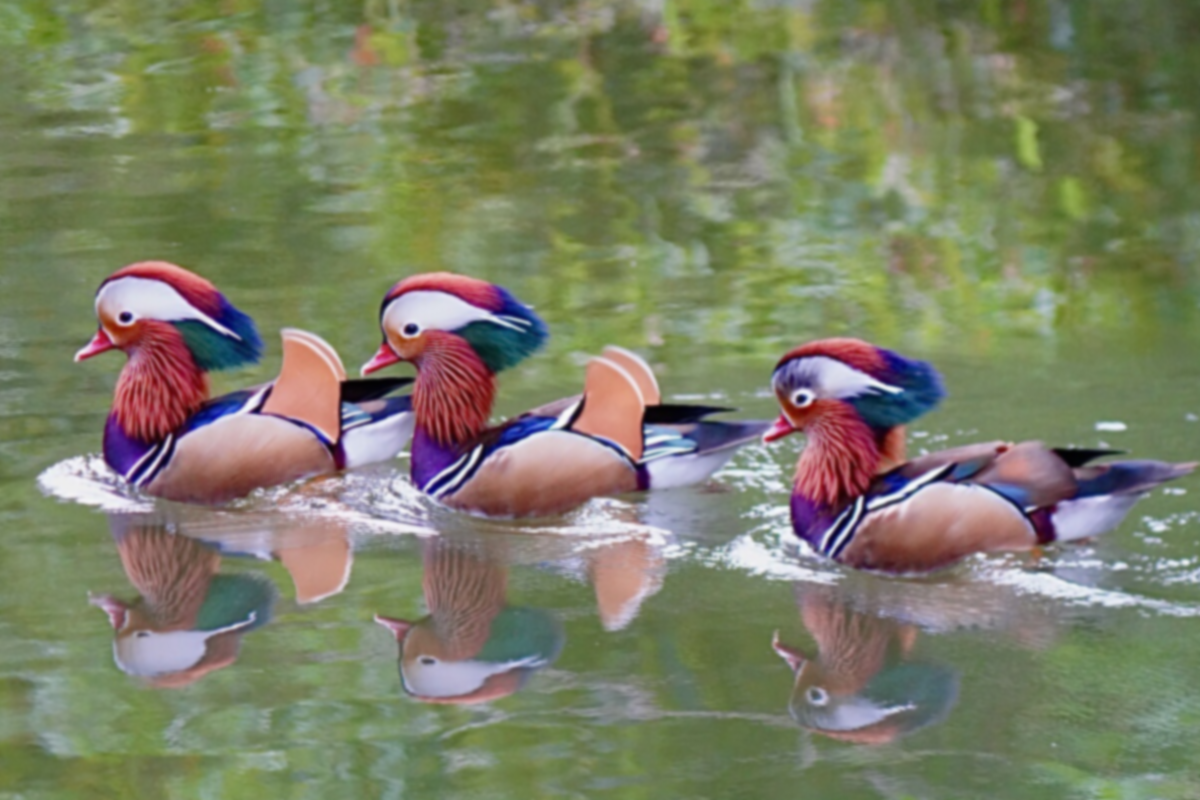
%> input picture HW4/Bird 3 blurred.tif, 1200 x 800 px
$ octave HW4.m   (GNU Octave 9; MATLAB toolbox functions it lacks are replaced by stand-ins)
%> lines starting %> are read from the running program, lines starting %| are printed output that depends on the picture; in (x1, y1, x2, y2) boxes, pixels count from 0 and x2, y2 are one past the last pixel; in counts of white or black regions, pixels touching at a corner belong together; the program's own positions count from 1
clc
clear
ori = imread('Bird 3 blurred.tif');
%> ori is the input picture: size 800x1200x3 uint8; mean R, G, B 123.6, 126.7, 101.8
[m,n,d] = size(ori);
%> m = 800; n = 1200; d = 3
%% rbg hsi component image
ori = im2double(ori);
%> ori: size 800x1200x3 double
titleList = { 'Red' 'Green' 'Blue' 'H' 'S' 'I' };
r = ori(:,:,1);
g = ori(:,:,2);
b = ori(:,:,3);
for k = 1:3
  figure;
  imshow(ori(:,:,k));
  title(titleList{k});
end
HSI = zeros(m,n,3);
th=acos((0.5.*((r-g)+(r-b)))./((sqrt((r-g).^2+(r-b).*(g-b)))));
H = th;
H(b>g)=2*pi-H(b>g);
%> H: size 800x1200 double; 0.02% of the values are NaN or infinite; the others: min 0, max 6.28, mean 2.03
HSI(:,:,1)=H/(2*pi);
%> HSI: size 800x1200x3 double; 0.01% of the values are NaN or infinite; the others: min 0, max 0.999, mean 0.108
HSI(:,:,2)=1-3.*(min(min(r,g),b))./(r+g+b);
%> HSI: size 800x1200x3 double; 0.01% of the values are NaN or infinite; the others: min 0, max 0.999, mean 0.175
HSI(:,:,3)=(r+g+b)/3;
%> HSI: size 800x1200x3 double; 0.01% of the values are NaN or infinite; the others: min 0, max 0.999, mean 0.328
b = ori(:,:,3);
for k = 1:3
  figure;
  imshow(HSI(:,:,k));
  title(titleList{k+3});
end
%% rbg hsi component image
rgb_sharpen = zeros(m,n,3);
hsi_sharpen = zeros(m,n,3);
sharpen_diff = zeros(m,n,3);

kernel = [-1 -1 -1 ; -1 8 -1; -1 -1 -1];
for k = 1:3
  rgb_sharpen(:,:,k) = conv2(ori(:,:,k),kernel,'same') + ori(:,:,k);
  hsi_sharpen(:,:,k) = conv2(HSI(:,:,k),kernel,'same') + HSI(:,:,k);
end
%> hsi_sharpen: size 800x1200x3 double; 0.03% of the values are NaN or infinite; the others: min -7.98, max 8.98, mean 0.332
hsi_sharpen = hsi2rgb(hsi_sharpen);
sharpen_diff = rgb_sharpen - hsi_sharpen;
figure ; imshow(rgb_sharpen);title("rgb sharpen");
figure ; imshow(hsi_sharpen);title("hsi sharpen");
figure ; imshow(sharpen_diff);title("sharpen difference");

%% hsi to rgb
function rgb = hsi2rgb(hsi)
% Extract the individual HSI component images.
H = hsi(:, :, 1) * 2 * pi;
S = hsi(:, :, 2);
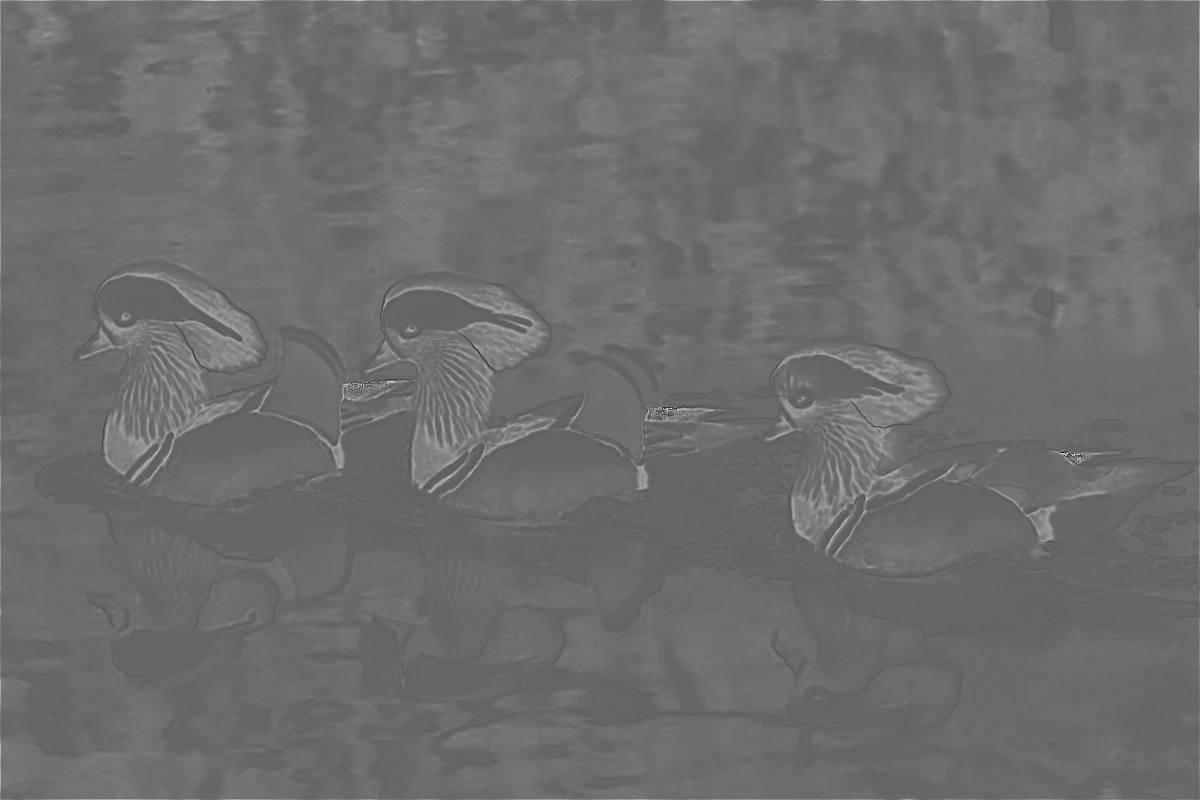
%> S: size 800x1200 double; min -2.06, max 3.2, mean 0.204; drawn with min black and max white
I = hsi(:, :, 3);

% Implement the conversion equations.
R = zeros(size(hsi, 1), size(hsi, 2));
G = zeros(size(hsi, 1), size(hsi, 2));
B = zeros(size(hsi, 1), size(hsi, 2));

% RG sector (0 <= H < 2*pi/3).
idx = find( (0 <= H) & (H < 2*pi/3));
%> idx = 707276 values from 802 to 959199
B(idx) = I(idx) .* (1 - S(idx));
R(idx) = I(idx) .* (1 + S(idx) .* cos(H(idx)) ./ ...
                                          cos(pi/3 - H(idx)));
G(idx) = 3*I(idx) - (R(idx) + B(idx));

% BG sector (2*pi/3 <= H < 4*pi/3).
idx = find( (2*pi/3 <= H) & (H < 4*pi/3) );
%> idx = 103413 values from 1120 to 959353
R(idx) = I(idx) .* (1 - S(idx));
%> R: size 800x1200 double; min -0.992, max 1.84, mean 0.397
G(idx) = I(idx) .* (1 + S(idx) .* cos(H(idx) - 2*pi/3) ./ ...
                    cos(pi - H(idx)));
%> G: size 800x1200 double; min -0.888, max 2.57, mean 0.427
B(idx) = 3*I(idx) - (R(idx) + G(idx));
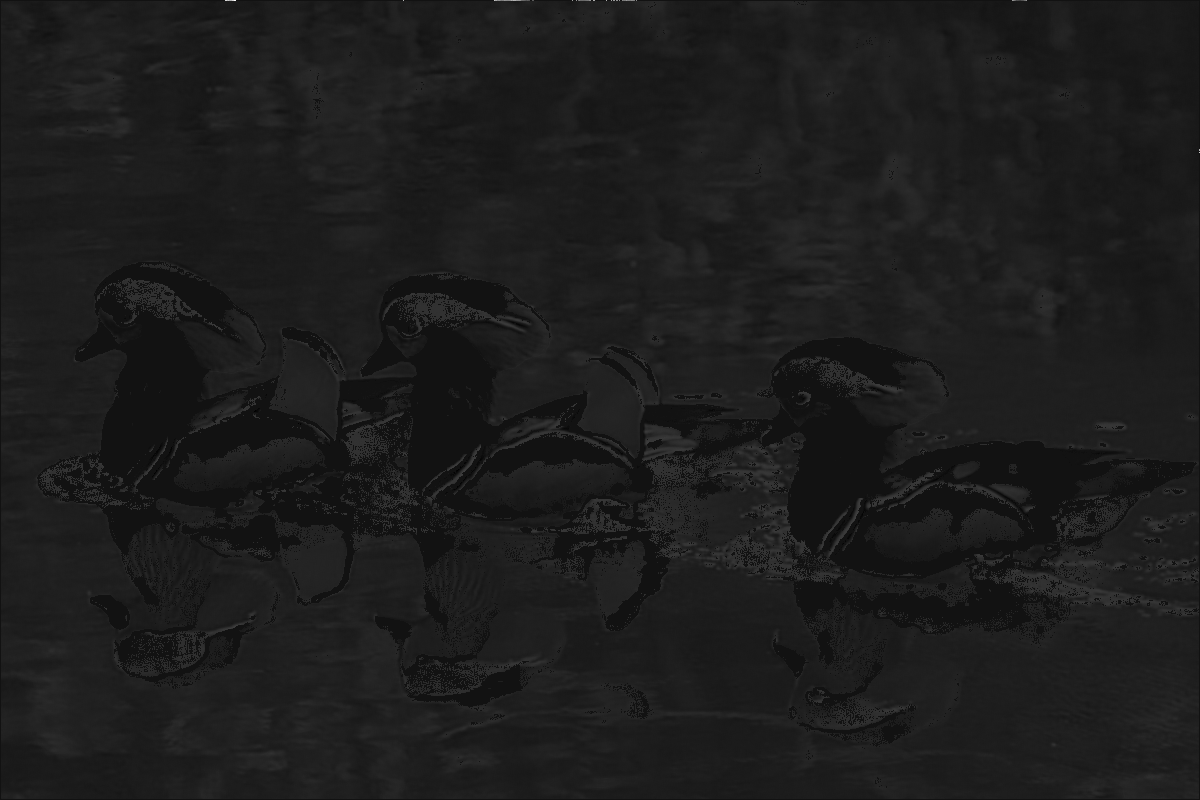
%> B: size 800x1200 double; min -0.532, max 6.97, mean 0.32; drawn with min black and max white

% BR sector.
idx = find( (4*pi/3 <= H) & (H <= 2*pi));
%> idx = 104777 values from 2 to 959998
G(idx) = I(idx) .* (1 - S(idx));
%> G: size 800x1200 double; min -1.44, max 2.59, mean 0.476
B(idx) = I(idx) .* (1 + S(idx) .* cos(H(idx) - 4*pi/3) ./ ...
                                           cos(5*pi/3 - H(idx)));
%> B: size 800x1200 double; 10.91% of pixels changed, all inside (x1, y1, x2, y2) = (0, 0, 1200, 800)
R(idx) = 3*I(idx) - (G(idx) + B(idx));
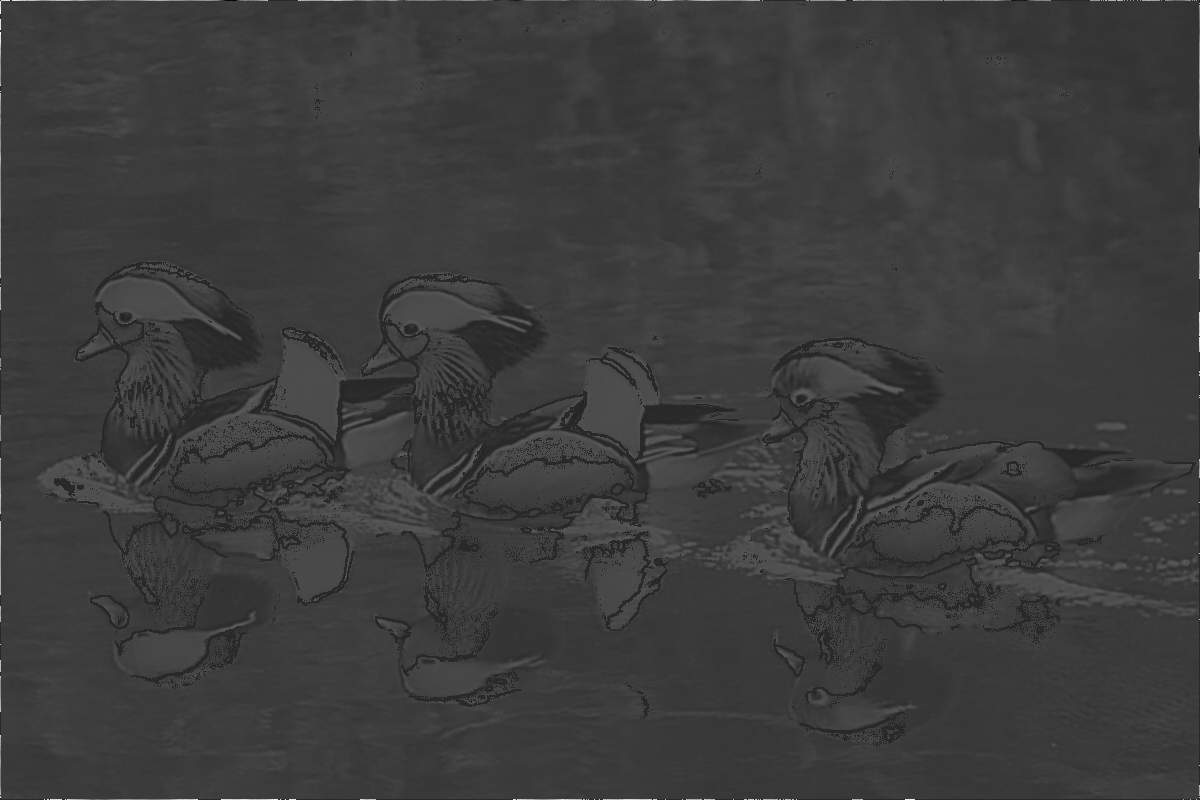
%> R: size 800x1200 double; min -0.992, max 5.14, mean 0.464; drawn with min black and max white

% Combine all three results into an RGB image.  Clip to [0, 1] to
% compensate for floating-point arithmetic rounding effects.
rgb = cat(3, R, G, B);
rgb = max(min(rgb, 1), 0);
%> `imshow(sharpen_diff)`:
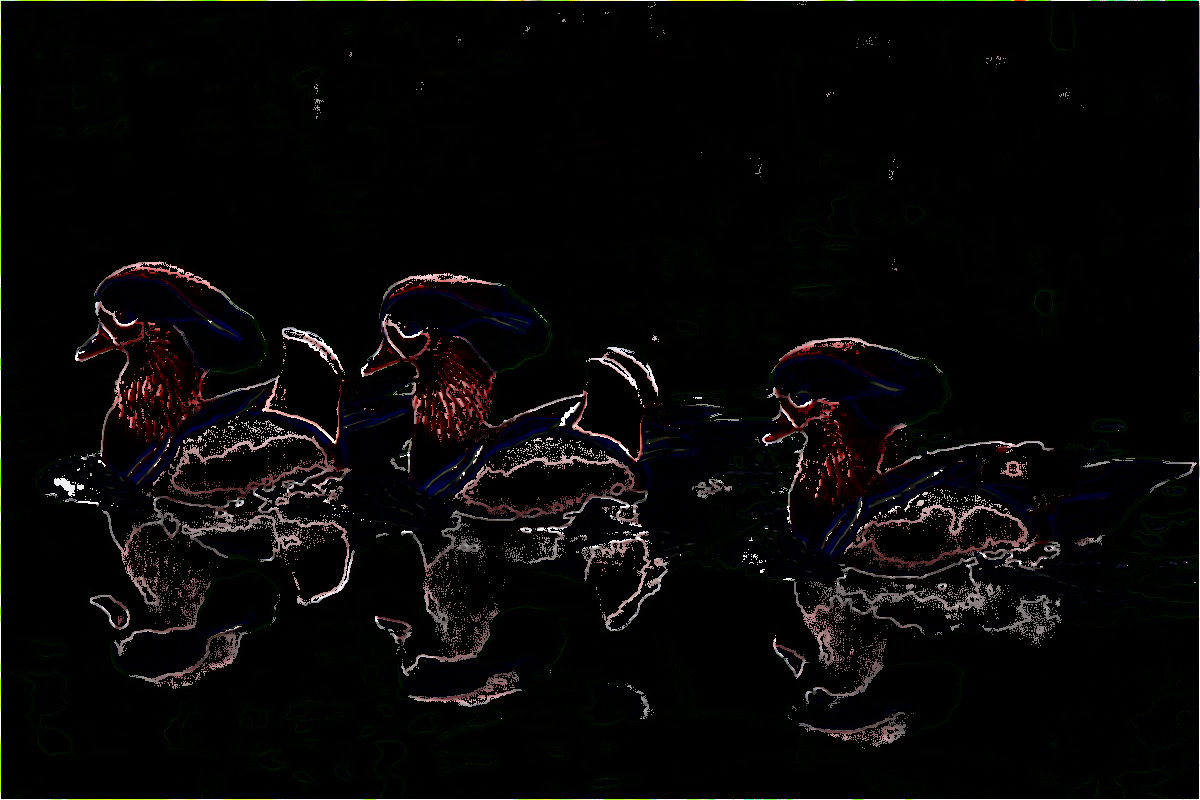
%> displayed picture: size 800x1200x3, on the screen's scale of 0 to 255; mean R, G, B 8.1, 6.8, 6.6
end
